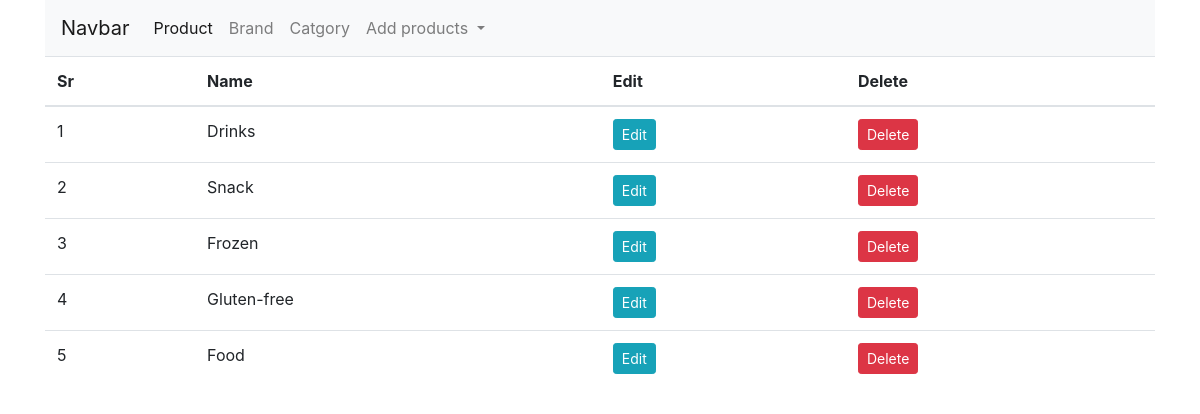
/categories (signed in), run on the app's committed database.
### shop/products/models.py (models this page shows, shortened)
class Category(db.Model):
    id = db.Column(db.Integer, primary_key=True)
    name = db.Column(db.String(30), unique=True, nullable=False)

### shop/admin/views.py (the view)
@app.route('/categories')
def categories():
    if 'email' not in session:
        flash(f'Please login first', 'danger')
        return redirect(url_for('login'))
    categories = Category.query.order_by(Category.id.desc()).all()
    return render_template('admin/brand.html', title='Brand Page', categories=categories)

### shop/templates/admin/brand.html (shortened to what this page needs)
{% extends 'layout.html' %}
{% block content %}
<div class="container">
    <nav class="navbar navbar-expand-lg navbar-light bg-light">
        <a class="navbar-brand" href="{{url_for('admin')}}">Navbar</a>
        <div class="collapse navbar-collapse" id="navbarNavDropdown">
          <ul class="navbar-nav">
            <li class="nav-item active">
              <a class="nav-link" href="{{url_for('admin')}}">Product <span class="sr-only">(current)</span></a>
            </li>
            <li class="nav-item">
              <a class="nav-link" href="{{url_for('brands')}}">Brand</a>
            </li>
            <li class="nav-item">
              <a class="nav-link" href="{{url_for('categories')}}">Catgory</a>
            </li>
            <li class="nav-item dropdown">
              <a class="nav-link dropdown-toggle" href="#" id="navbarDropdownMenuLink" role="button" data-toggle="dropdown" aria-haspopup="true" aria-expanded="false">
                Add products
              </a>
            </li>
          </ul>
        </div>
      </nav>
</div>
<div class="container">
    <table class="table tbale-sm">
        <thead>
            <th>Sr</th>
            <th>Name</th>
            <th>Edit</th>
            <th>Delete</th>
        </thead>
        <tbody>
         {% if brands %}
          {% for brand in brands %}
          <tr>
            <td>{{loop.index}}</td>
            <td>{{ brand.name }}</td>
            <td><a href="{{url_for('updatebrand', id=brand.id)}}" class="btn btn-sm btn-info">Edit</a></td>
            <td><button type="button" class="btn btn-danger btn-sm" data-toggle="modal" data-target="#exampleModal-{{brand.id}}">
              Delete
            </button></td>
          </tr>
<div class="modal fade" id="exampleModal-{{brand.id}}" tabindex="-1" role="dialog" aria-labelledby="exampleModalLabel" aria-hidden="true">
  <div class="modal-dialog" role="document">
    <div class="modal-content">
      <div class="modal-header">
        <h5 class="modal-title" id="exampleModalLabel">{{ brand.name }}</h5>
        <button type="button" class="close" data-dismiss="modal" aria-label="Close">
          <span aria-hidden="true">&times;</span>
        </button>
      </div>
      <div class="modal-body">
        <p class="text-danger">Are you Sure that you want to delete this brand ({{ brand.name }}) </p>
       </div>
       <div class="modal-footer">
        <button type="button" class="btn btn-secondary" data-dismiss="modal">Cancel</button>
        <form action="{{url_for('deletebrand',id=brand.id)}}" method="post">
          <button type="submit" class="btn btn-danger">Delete</button>
        </form>
      </div>
    </div>
  </div>
</div>
          {% endfor %}
          {% else %}
          {% for category in categories %}
          <tr>
            <td>{{loop.index}}</td>
            <td>{{ category.name }}</td>
            <td> <a href="{{url_for('updatecat', id=category.id)}}" class="btn btn-sm btn-info">Edit</a></td>
            <td><button type="button" class="btn btn-danger btn-sm" data-toggle="modal" data-target="#exampleModal-{{category.id}}">
              Delete
            </button></td>
          </tr>
          {% endfor %}
          {% endif %}
        </tbody>
    </table>
</div>
{% endblock content %}

### data on the page
Category: name "Drinks"
Category: name "Snack"
Category: name "Frozen"
Category: name "Gluten-free"
Category: name "Food"
